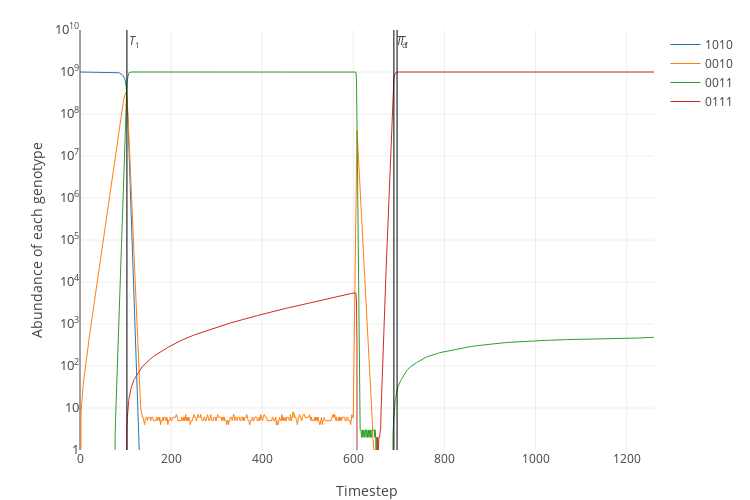

The notebook cell this image was saved under:
### Code cell
ZOX = dataset2.loc['ZOX'].tolist()
TZP = dataset2.loc['TZP'].tolist()
plot_simulation(simulate([ZOX, TZP, ZOX], durations=[600, 60, 600], seed='1010'))

### Figure 1 — Plotly figure (JSON) as saved in the notebook; plotly's stock layout.template omitted (floating-point values rounded to 4 significant figures; data arrays with more than 128 entries replaced by an {"elided": "..."} marker saying what was removed)
{"data": [{"line": {"width": 1}, "name": "1010", "type": "scatter", "uid": "97379ec6-12a8-11e9-82ee-e9461a532733", "x": {"elided": "1261 int values"}, "y": {"elided": "1261 int values"}}, {"line": {"width": 1}, "name": "0010", "type": "scatter", "uid": "97379ec7-12a8-11e9-8189-e9461a532733", "x": {"elided": "1261 int values"}, "y": {"elided": "1261 int values"}}, {"line": {"width": 1}, "name": "0011", "type": "scatter", "uid": "97379ec8-12a8-11e9-9dd0-e9461a532733", "x": {"elided": "1261 int values"}, "y": {"elided": "1261 int values"}}, {"line": {"width": 1}, "name": "0111", "type": "scatter", "uid": "97379ec9-12a8-11e9-9773-e9461a532733", "x": {"elided": "1261 int values"}, "y": {"elided": "1261 int values"}}, {"line": {"color": "black", "width": 1}, "mode": "lines", "name": "T_1", "showlegend": false, "type": "scatter", "uid": "97379eca-12a8-11e9-addb-e9461a532733", "x": [103, 103], "y": [0, 10000000000]}, {"line": {"color": "black", "width": 1}, "mode": "lines", "name": "T_d", "showlegend": false, "type": "scatter", "uid": "97379ecb-12a8-11e9-945a-e9461a532733", "x": [689, 689], "y": [0, 10000000000]}, {"line": {"color": "black", "width": 1}, "mode": "lines", "name": "T_f", "showlegend": false, "type": "scatter", "uid": "97379ecc-12a8-11e9-bee6-e9461a532733", "x": [696, 696], "y": [0, 10000000000]}], "layout": {"annotations": [{"showarrow": false, "text": "<i>T</i><sub>1</sub>", "x": 103, "xanchor": "left", "xref": "x", "y": 9.75, "yref": "y"}, {"showarrow": false, "text": "<i>T</i><sub>d</sub>", "x": 689, "xanchor": "left", "xref": "x", "y": 9.75, "yref": "y"}, {"showarrow": false, "text": "<i>T</i><sub>f</sub>", "x": 696, "xanchor": "left", "xref": "x", "y": 9.75, "yref": "y"}], "height": 500, "margin": {"b": 50, "t": 30}, "width": 750, "xaxis": {"title": "Timestep"}, "yaxis": {"exponentformat": "power", "range": [0, 10], "tickfont": {"size": 10}, "title": "Abundance of each genotype", "type": "log"}}}
